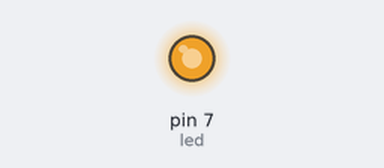
A sketch run on a simulated Arduino Uno, built with avr-gcc and run on an emulated ATmega328P. On the bench: output pins drawn as LEDs (lit = HIGH).

Above: at 0.05 s.
At 0.7 s:
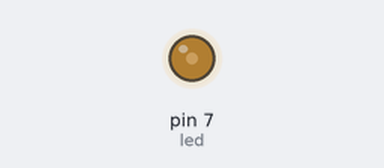
At 1.35 s:
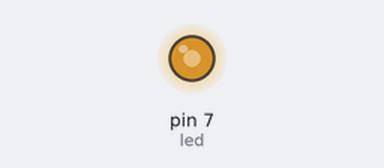
Timing chart, 0 to 3.6 s (numbered marks = the images above):
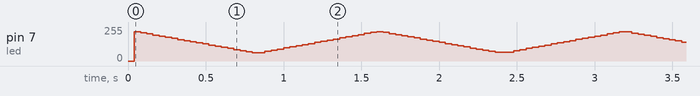

The sketch:

PWM_practice.ino
```cpp
int led = 7;
int E_period = 100;
int E_duty = 0;


void set_period(int period) {
  E_period = period >= 100 && period <= 10000 ? period : E_period;
}

void set_duty(int duty) {
  E_duty = duty >= 0 && duty <= 100 ? duty : E_duty;
}

void blinking() {
  for(int cnt = 0; cnt <= 5000/E_period; cnt++) {
    digitalWrite(led, LOW);
    delayMicroseconds(E_period*E_duty/100);
    digitalWrite(led, HIGH);
    delayMicroseconds(E_period*(100-E_duty)/100);
  }
}

void setup() {
  pinMode(led, OUTPUT);
  set_period(100);
}

void loop() {
  for (int count = 0; count < 100; count++) {
    set_duty(count);
    blinking();
  }
  for (int count = 100; count > 0; count--) {
    set_duty(count);
    blinking();
  }
}
```
